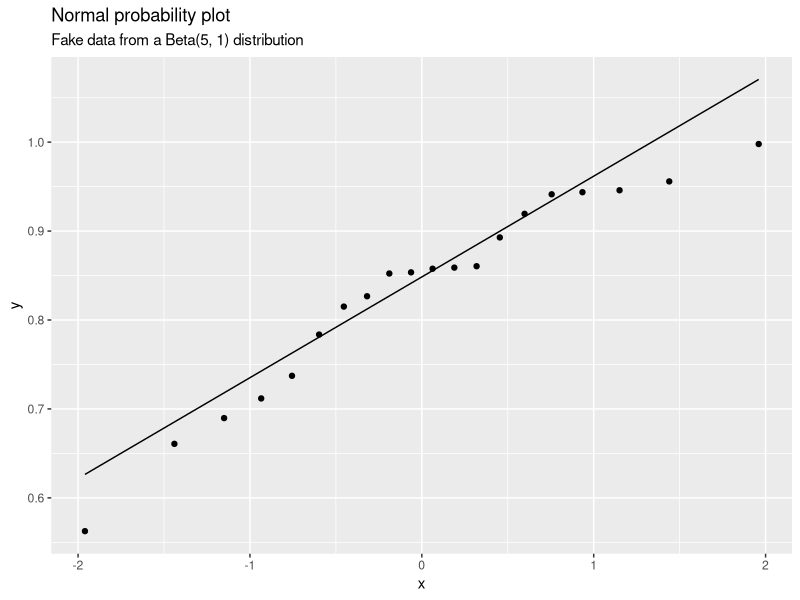
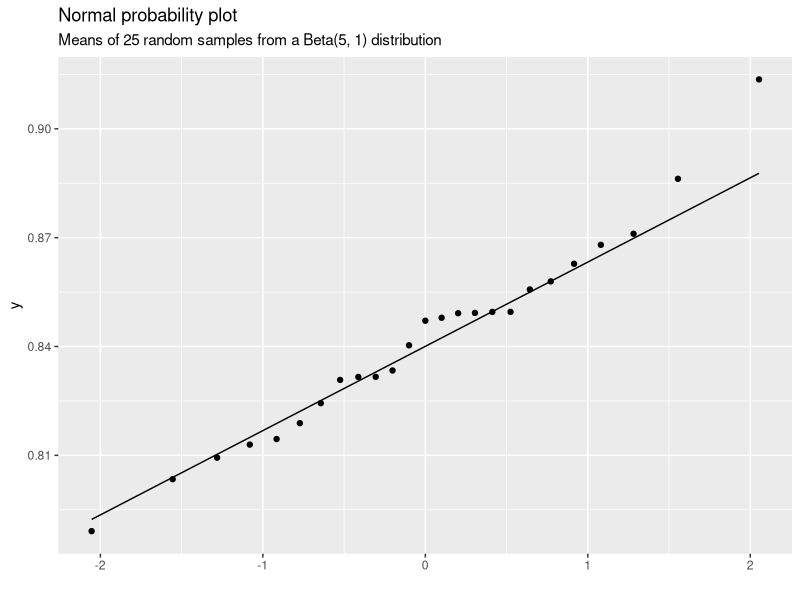
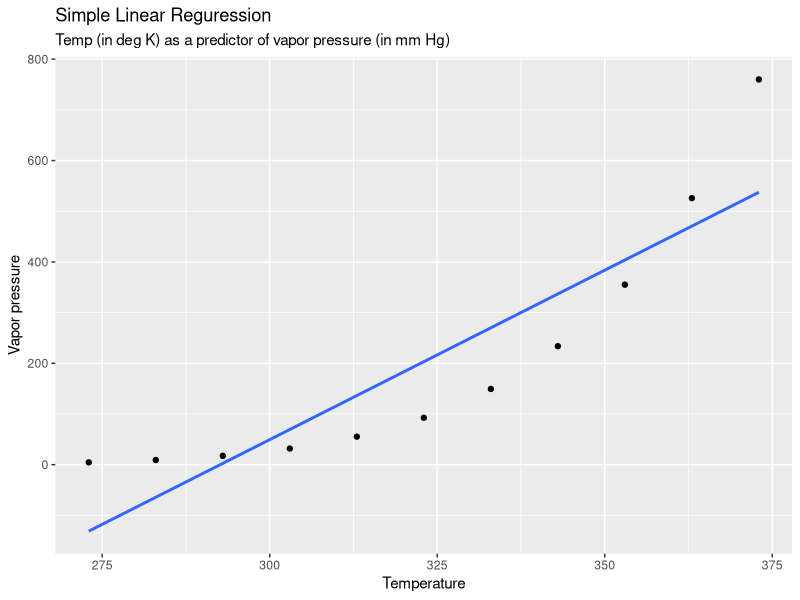
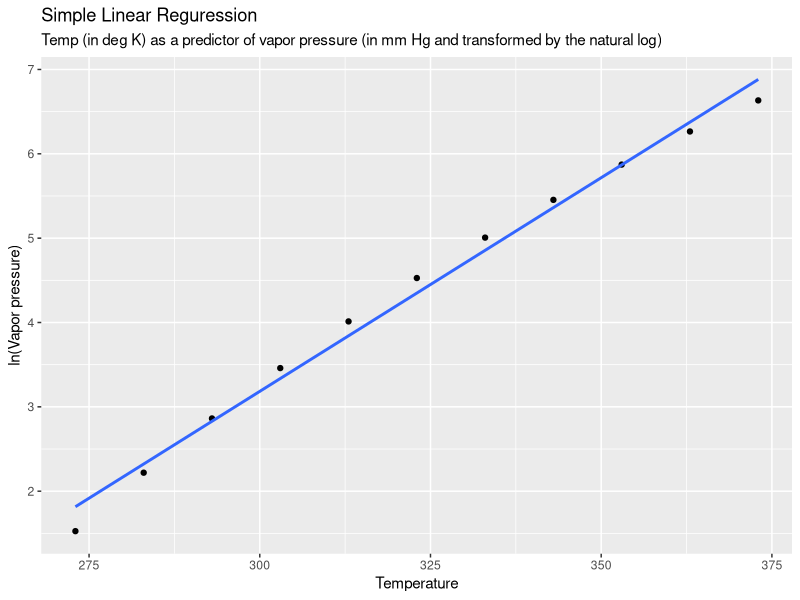

Generate these figures, in order, with R:
## ---- chunk 1
knitr::opts_chunk$set(echo = TRUE)
library(tidyverse)  ## includes ggplot2, dplyr, tidyr, readr, purrr, tibble, stringr, forcats
library(magrittr) ## for piping 
## ---- chunk 2
set.seed(100)
orig_beta_samp <- tibble(observations=rbeta(20, 5, 1))
head(orig_beta_samp)
## ---- chunk 3
plot1 <- ggplot(data = orig_beta_samp) +
         labs(title = "Normal probability plot", 
              subtitle = "Fake data from a Beta(5, 1) distribution")  
plot1 + aes(sample=observations) + stat_qq() + stat_qq_line() 
## ---- chunk 4
new_beta_samps = matrix(rbeta(20*24, 5, 1), ncol=24, byrow=TRUE)
all_beta_samps <- as_tibble(cbind(orig_beta_samp, new_beta_samps))

beta_means_tibble <- tibble(beta_means = all_beta_samps %>% colMeans)
head(beta_means_tibble)
## ---- chunk 5
plot2 <- ggplot(data = beta_means_tibble) +
         labs(title = "Normal probability plot", 
              subtitle = "Means of 25 random samples from a Beta(5, 1) distribution",
              x = " ")  
plot2 + aes(sample=beta_means) + stat_qq() + stat_qq_line() 
## ---- chunk 6
vp_data <- read_table2("vapor_pressure.txt", skip = 2, col_names = FALSE)
head(vp_data)

#Note: the columns don't have names so to keep track of what our data measures, we will create names for the columns
colnames(vp_data) = c("temperature", "vapor_pressure")
head(vp_data)
## ---- chunk 7
SLR_vp_data <- lm(vapor_pressure~temperature, data=vp_data)

ggplot(vp_data, aes(x=temperature, y=vapor_pressure)) +
  geom_point() +
  geom_smooth(method = "lm", se=FALSE) +
  labs(title="Simple Linear Reguression", subtitle="Temp (in deg K) as a predictor of vapor pressure (in mm Hg)",
       x="Temperature", y="Vapor pressure")
## ---- chunk 8
new_vp_data <- vp_data %>% mutate(ln_vp = log(vapor_pressure))

SLR_new_vp_data <- lm(ln_vp~temperature, data=new_vp_data)
ggplot(new_vp_data, aes(x=temperature, y=ln_vp)) +
  geom_point() +
  geom_smooth(method = "lm", se=FALSE) +
  labs(title="Simple Linear Reguression", subtitle="Temp (in deg K) as a predictor of vapor pressure (in mm Hg and transformed by the natural log)",
       x="Temperature", y="ln(Vapor pressure)")
